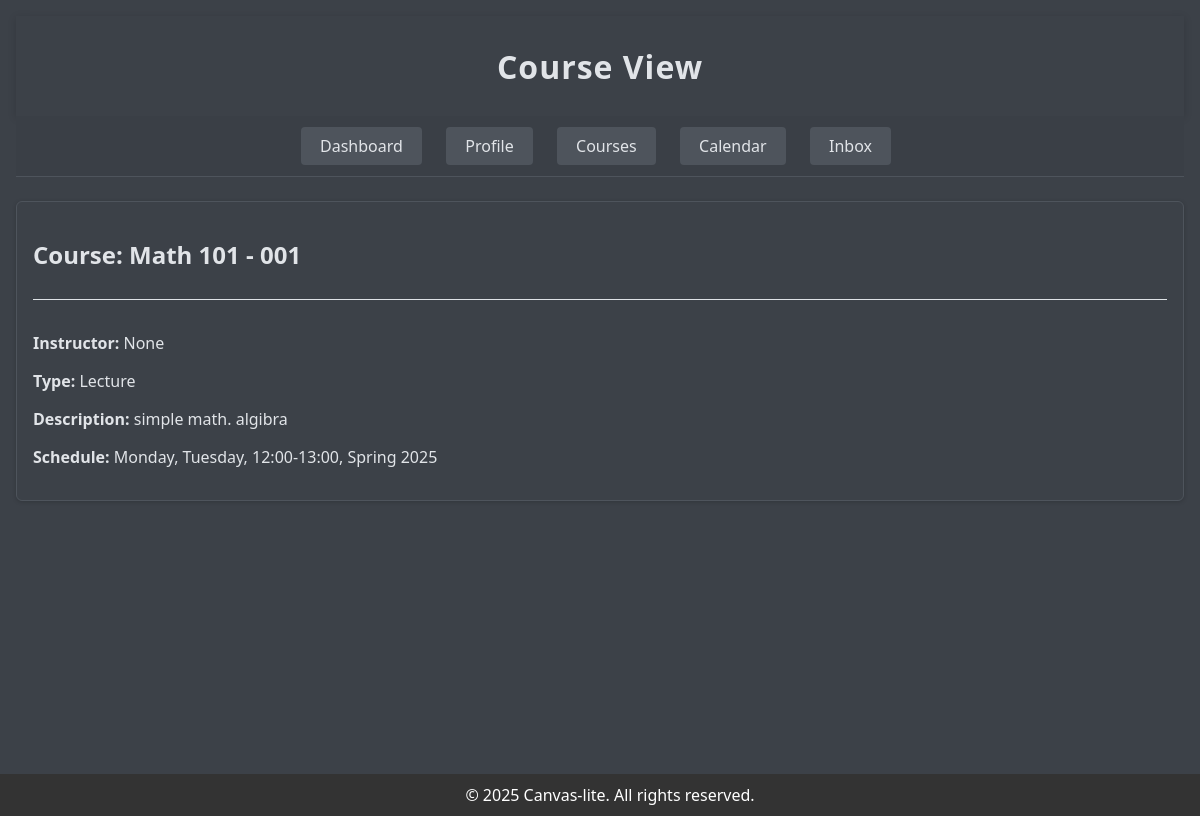
The app's page /course/17/ (signed in), older data.
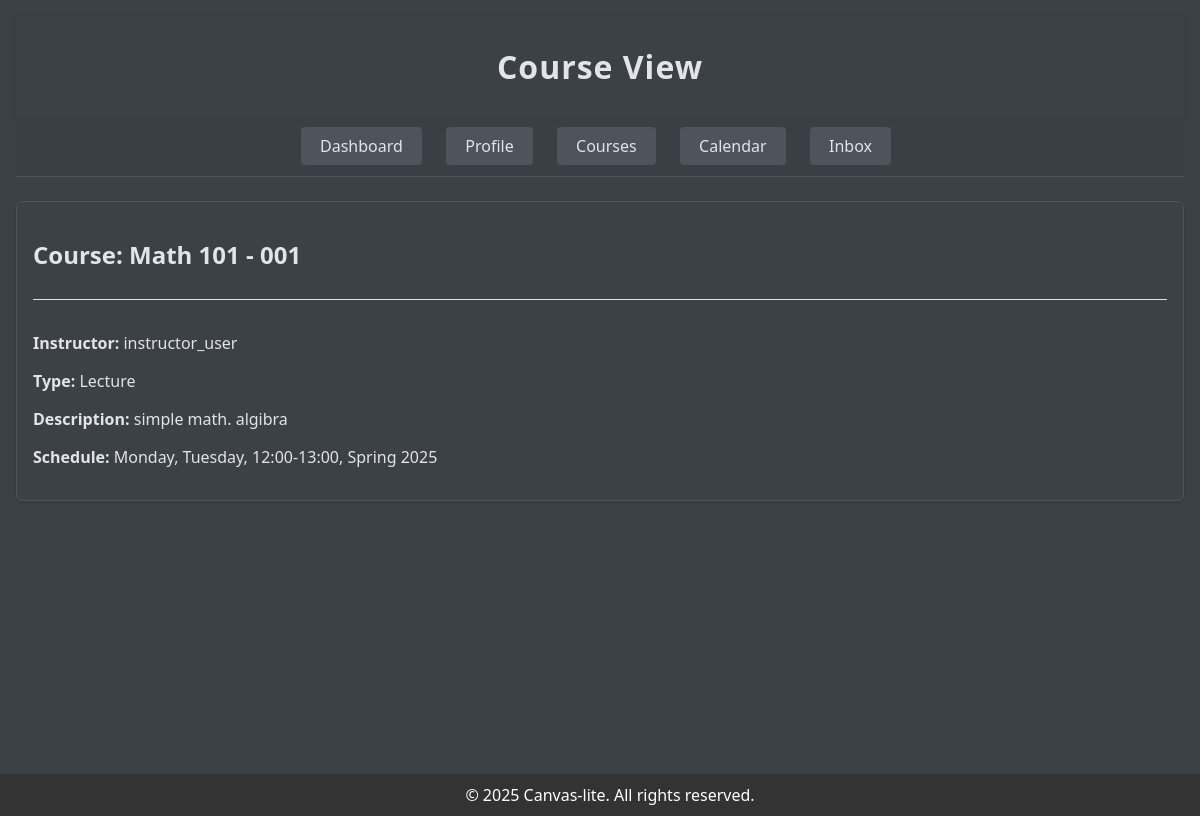
The same page, newer data.
### webapp/models/section.py (models this page shows, shortened)
class Section(models.Model):
    name = models.CharField(max_length=100)
    schedule = models.JSONField(default=dict)
    section_type = models.CharField(
        max_length=3,
        choices=SectionType,
        default=SectionType.LECTURE,
    )
    course = models.ForeignKey('Course', on_delete=models.CASCADE, related_name='sections')
    instructor = models.ForeignKey(
        settings.AUTH_USER_MODEL,
        on_delete=models.SET_NULL,
        null=True,
        blank=True,
        related_name='sections_taught'
    )
    main_section = models.ForeignKey(
        'self',
        null=True,
        blank=True,
        on_delete=models.CASCADE,
        related_name='sub_sections'
    )
    class Meta:
        unique_together = (
            ('course', 'name'),
            ('main_section', 'name'),
        )
    def is_sub_section(self):
        return self.main_section is not None

### webapp/models/courses.py (models this page shows, shortened)
class Course(models.Model):
    name = models.CharField(default=None, max_length=50)
    description = models.TextField(blank=True)

### webapp/models/users.py (models this page shows, shortened)
class User(AbstractUser):
    phone_number = models.CharField(max_length=15, blank=True, verbose_name='phone_number', null=True)
    description = models.TextField(blank=True, null=True, verbose_name='description')
    group_name = models.CharField(
        max_length=1,
        choices=UserType,
        default=UserType.TA,
    )
    def __str__(self):
        return self.username
    class Meta:
        permissions = (
            ("can_assign_l1", "Can assign to courses/sections: instructor"),
            ("can_assign_l2", "Can assign to courses/sections: admin"),
        )

### webapp/views/section_pages.py (the view)
# urls.py: path('course/<int:section_id>/', views.section_detail, name='section_detail'),
@login_required
def section_detail(request, section_id):
    section = get_object_or_404(Section, id=section_id)
    is_subsection = section.is_sub_section()
    return render(request, 'standard_pages/section_detail.html', {
        'section': section,
        'is_subsection': is_subsection,
    })

### webapp/templatetags/site_tags.py (called while the page is built)
def get_label(value, choices):
    return dict(choices).get(value, value)

@register.filter
def format_schedule(schedule_json):
    if not schedule_json:
        return ""
    try:
        schedule = json.loads(schedule_json)
    except (TypeError, ValueError):
        return ""
    days = ', '.join(get_label(day, WEEKDAY_CHOICES) for day in schedule.get('days', []))
    start = schedule.get('start_time', 'N/A')
    end = schedule.get('end_time', 'N/A')
    semester = get_label(schedule.get('semester', ''), SEASON_CHOICES)
    year = schedule.get('year', '')
    return f"{days}, {start}-{end}, {semester} {year}"

### templates/standard_pages/section_detail.html (shortened to what this page needs)
{% extends "base.html" %}
{% load site_tags %}
{% block content %}
<div class="container">
    <header>
        <h1>Course View</h1>
    </header>
    <nav>
        <ul>
            <li><a href="/" class="btn">Dashboard</a></li>
            <li><a href="/profile/" class="btn">Profile</a></li>
            <li><a href="/courses/" class="btn">Courses</a></li>
            <li><a href="/calendar/" class="btn">Calendar</a></li>
            <li><a href="/inbox/" class="btn">Inbox</a></li>
        </ul>
    </nav>
    <div class="card mb-4">
        <div class="card-header d-flex justify-between align-center">
            <h2>
                <strong>Course:</strong> {{ section.course.name }} - {{ section.name }}
            </h2>
        </div>
        <div class="card-body">
            <p><strong>Instructor:</strong> {{ section.instructor }}</p>
            <p><strong>Type:</strong> {{ section.get_section_type_display }}</p>
            <p><strong>Description:</strong> {{ section.course.description }}</p>
            {% if section.schedule %}
                <p class="schedule"><strong>Schedule:</strong> {{ section.schedule|format_schedule }}</p>
            {% else %}
                <p class="schedule"><strong>Online</strong></p>
            {% endif %}
        </div>
    </div>
</div>
{% endblock %}

Row changes from the older to the newer data that the page shows:
changed Section "Lecture": instructor "None" → "instructor_user"
